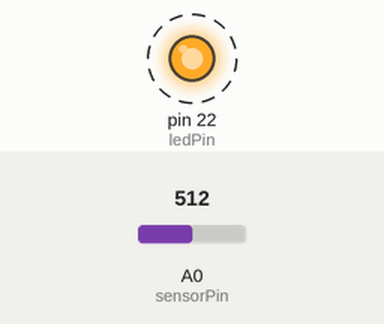
This sketch was run on a simulated Arduino Mega 2560, built with avr-gcc and run on an emulated ATmega2560. Shown: output pins drawn as LEDs (lit = HIGH). Dashed ring = blinking. The inputs (shaded band) are chosen by the test bench; at power-on: A0 (sensorPin) = 512. What the sketch prints to the serial monitor is not drawn.

Above: at 0.6 s.
Timing chart, 0 to 3.0 s (numbered marks = the images above):
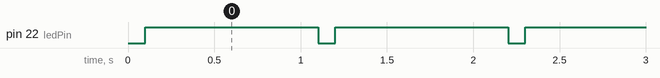

Measured:
- by itself, pin 22 (ledPin): alternates HIGH for 1.0 s and LOW for 0.10 s

The sketch:

sensorAnalog.ino
```cpp
// Código para medir a temperatura com um termonstato NTC
#include <math.h>
#include <stdio.h>
#include <string.h>

float sensorPin = A0 ;    // selecione o pino de entrada para o potenciômetro
float ledPin = 22 ;      // selecione o pino para o LED
float sensorValue = 0 ;  // variável para armazenar o valor vindo do sensor
float temperatura = 0, Vs = 0, Vo = 0, Rs = 0, tempo_1;
float A = 1.1122e-03, B = 2.3758e-04, C = 0.6852e-07;
String inString = "";

float calculaTemp(float resistencia){ // Equação de Steinhart-Hart
  temperatura = 1/(A + (B*log(Rs))+ C*pow(log(Rs),3))-273.15;
  return temperatura;
}

float calculaTempSimplificada(float resistencia){ // Equação de Steinhart-Hart
  temperatura = 1.0/(1.0/298.15 + (1.0/3950.0)*log(resistencia/10000.0))-273.15;
  return temperatura;
}

long calculaTempLong(float resistencia){ // Equação de Steinhart-Hart
  long temperaturaLong = 0;
  temperaturaLong = (long)29800*(long)3950/((long)3950 + (long)(298.15*log(resistencia/10000.0)));
  return temperaturaLong;
}

void setup(){
  // declara o ledPin como um OUTPUT:
  pinMode(ledPin , OUTPUT);
  Serial.begin(9600);
}

void loop(){
 // liga o ledPin em
  digitalWrite(ledPin , LOW);

  sensorValue = analogRead(sensorPin);

  // converte para a tensão real
  Vs = sensorValue*5/1023;
  // calcula o valor da resistencia
  Rs = ((50000/Vs)-10000);

  // Temperatura Steinhart-Hart
  tempo_1 = micros();
  // calcula o valor da temperatura
  temperatura = calculaTemp(Rs);
  float tempo_2 = micros();
  // imprime via serial o valor da temperatura
  Serial.print("Temperatura Steinhart-Hart = ");
  Serial.println(temperatura);
  Serial.print("Tempo Steinhart-Hart = ");
  Serial.print((tempo_2 - tempo_1)/1000);
  Serial.println(" ms");

  // Temperatura Steinhart-Hart Simplificada
  tempo_1 = micros();
  temperatura = calculaTempSimplificada(Rs);
  float tempo_3 = micros();
  // imprime via serial o valor da temperatura
  Serial.print("Temperatura B = ");
  Serial.println(temperatura);
  Serial.print("Tempo B = ");
  Serial.print((tempo_3 - tempo_1)/1000);
  Serial.println(" ms");

  // Temperatura Steinhart-Hart Simplificada long int
  tempo_1 = micros();
  long temperaturaLong = 0;
  temperaturaLong = calculaTempLong(Rs);
  float tempo_4 = micros();
  // imprime via serial o valor da temperatura
  char temperaturaLong_str [10];
  int inteiro = ((temperaturaLong/100) -273);
  int decimal = (temperaturaLong%100);
  sprintf(temperaturaLong_str,"%d.%d",inteiro,decimal);
  Serial.print("Temperatura com Long = ");
  Serial.println(temperaturaLong_str);
  Serial.print("Tempo Long = ");
  Serial.print((tempo_4 - tempo_1)/1000);
  Serial.println(" ms");

  // desliga o ledPin:
  digitalWrite(ledPin , HIGH);
  // parar o programa por um segundo
  delay(1000);

}
```
